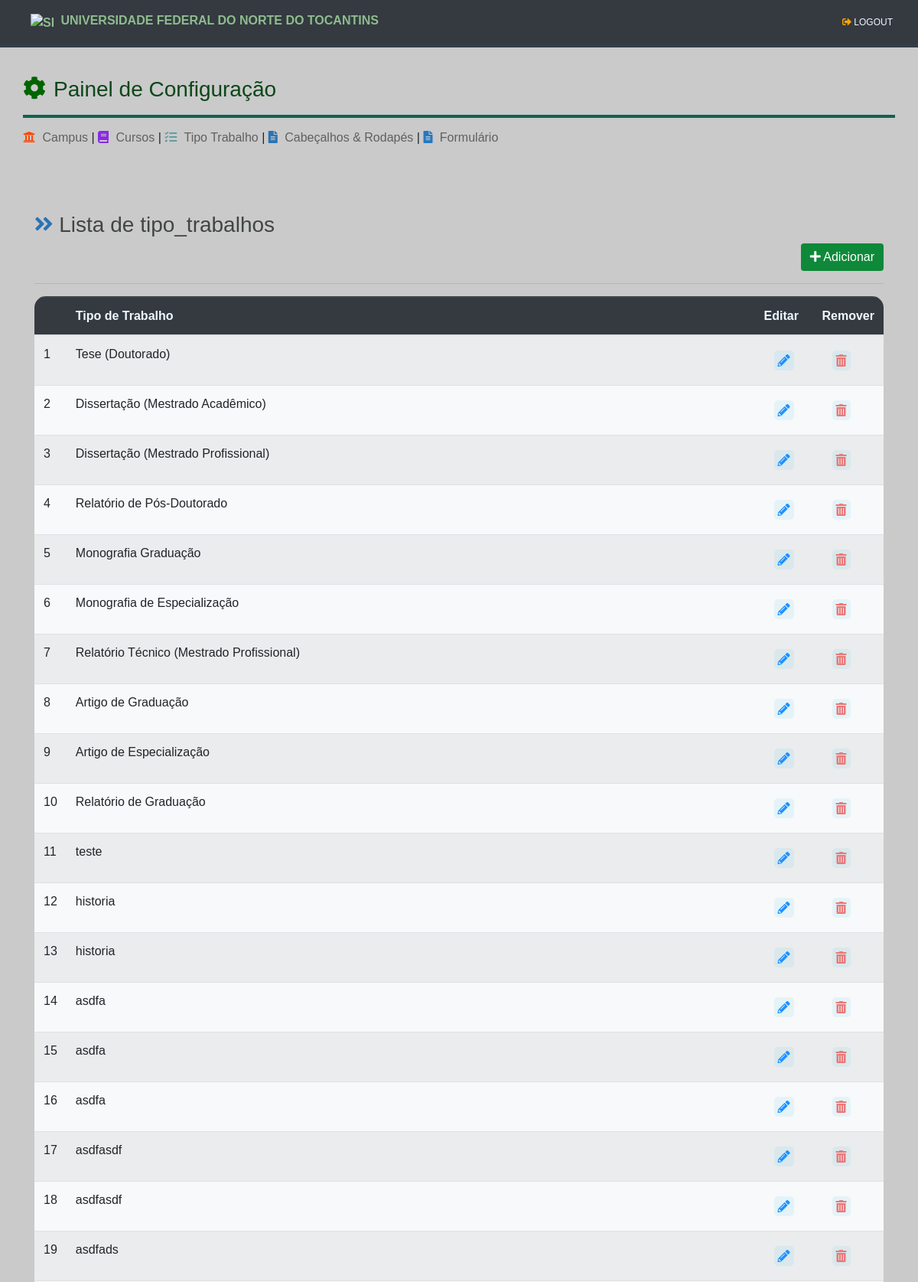
/tipo_trabalho/ (signed in, upper part), run on the app's committed database.
### tables this page shows
CREATE TABLE tipo_trabalho (
                id INTEGER PRIMARY KEY AUTOINCREMENT,
                nome TEXT NOT NULL,           
                ativo INTEGER DEFAULT 1            
            );

### routes/tipo_trabalho_routes.py (the view)
@tt_routes.route('/', methods=['GET', 'POST'])
@login_required
def tipo_trabalho_listar():
    tipos_trabalhos = TipoTrabalhoModel.get_all()
    return render_template('tipo_trabalho_view.html', tipos_trabalhos = tipos_trabalhos )

### app.py (called while the page is built)
@login_manager.user_loader
def load_user(user_id):
    return UserModel.get_user_by_id(user_id)

### data/conexao.py (called while the page is built)
def get_conexao():
    conexao = sqlite3.connect('data/gfc.db')
    return conexao

### models/base_model.py (called while the page is built)
    @classmethod
    def get_all(cls):
        if not cls.tabela:
            raise ValueError("Nome da tabela não especificado na classe derivada.")
        con = get_conexao()
        cursor = con.cursor()
        query = f'SELECT * FROM {cls.tabela}'
        cursor.execute(query)
        colunas = [coluna[0] for coluna in cursor.description]
        objetos = [cls(**dict(zip(colunas, row))) for row in cursor.fetchall()]
        con.close()
        return objetos

### models/user_model.py (called while the page is built)
    @staticmethod
    def get_user_by_id(user_id: int):
        con = get_conexao()
        cursor = con.cursor()
        query = 'SELECT * FROM user WHERE id=?'
        cursor.execute(query, (user_id,))
        row = cursor.fetchone()
        if row:
            user = UserModel(
                id=row[0],
                username=row[1],
                password=row[2],
                ativo=row[3],
            )
            con.close()
            return user
        else:
            con.close()
            return None

    @property
    def is_authenticated(self):
        return True if self.id is not None else False

### templates/tipo_trabalho_view.html (shortened to what this page needs)
{% extends "base.html" %}
  {% block head %}
      <link rel="stylesheet" href="/static/assets/css/views/view.css" type="text/css">
  {% endblock %}
  {% block content %}
    {% include "componentes/_menu_conf.html" %}
  <div class="container">
    <div class="container">
      <div class="row">
        <h3><i class="fas fa-angle-double-right" style="color: rgb(42, 116, 180);"></i> Lista de tipo_trabalhos</h3>
      </div>
      <div class="row" style="display: flex; justify-content: flex-end;">
        <button type="button" class="btn btn-primary" data-toggle="modal" data-target="#modal" onclick="openModal()">
            <i class="fas fa-plus"></i> Adicionar
        </button>
      </div>
      </div>
      <hr>
      <div style="border-radius:15px; overflow: auto; padding: 0px; background-color:rgb(67, 67, 67); ">
        <table class="table table-striped bg-light" style="margin-top: 0px; padding:0px; border-top:2px solid rgb(67, 67, 67); ">
          <thead class="bg-dark" style="color: aliceblue;">
              <tr>
                  <th></th>
                  <th>Tipo de Trabalho</th>
                  <th style="width:50px;">Editar</th>
                  <th style="width:50px;">Remover</th>
              </tr>
          </thead>
          <tbody>
              {% for obj in tipos_trabalhos %}
                  <tr id="tr{{ obj.id }}">
                    <td style="width: 40px;">{{ loop.index }}</td>
                      <td>{{ obj.nome }}</td>
                      <td>
                          <a href="#">
                            <button type="button" class="btn" onclick='abrirModalEditar("{{ obj.id }}")'>
                                <i class="fas fa-pencil-alt icon" title="editar"></i>
                            </button>
                        </a>
                      </td>
                      <td>
                        <a href="#">
                          <button type="button" class="btn" onclick='abrirModalRemover("{{ obj.id }}", "{{ obj.nome }}");'>
                            <i class="fas fa-trash-alt icon-red" title="remover"></i>
                          </button>
                      </a>
                    </td>
                  </tr>
              {% endfor %}
          </tbody>
      </table>
      </div>
  </div>
  {% endblock %}

### static/assets/css/main.css (style rules this page uses)
body { background-color: #cacaca; font-family:'Trebuchet MS', 'Lucida Sans Unicode', 'Lucida Grande', 'Lucida Sans', Arial, sans-serif, Tahoma, Geneva, Verdana, sans-serif; font-weight: 500; }
.container a { text-decoration: none; color: darkslategrey; }
.container { margin-top: 80px; margin-bottom: 0; }
button.btn-primary { background-color: #0e8939; border: 1px solid #034f03; text-align: center; border: #656765; }

### static/assets/css/views/view.css (style rules this page uses)
.container h3 { color:rgb(66, 69, 69); }
.icon { background-color: rgba(55, 192, 238, 0.1); border-radius: 5px; padding: 5px; color: dodgerblue; transition: 0.4s; }
.icon-red { background-color: rgba(55, 192, 238, 0.1); border-radius: 5px; padding: 5px; color: rgb(234, 121, 121); transition: 0.4s; }
table { overflow-x: auto; }

### data on the page
tipo_trabalho: nome "Tese (Doutorado)"
tipo_trabalho: nome "Dissertação (Mestrado Acadêmico)"
tipo_trabalho: nome "Dissertação (Mestrado Profissional)"
tipo_trabalho: nome "Relatório de Pós-Doutorado"
tipo_trabalho: nome "Monografia Graduação"
tipo_trabalho: nome "Monografia de Especialização"
tipo_trabalho: nome "Relatório Técnico (Mestrado Profissional)"
tipo_trabalho: nome "Artigo de Graduação"
tipo_trabalho: nome "Artigo de Especialização"
tipo_trabalho: nome "Relatório de Graduação"
tipo_trabalho: nome "teste"
tipo_trabalho: nome "historia"
tipo_trabalho: nome "historia"
tipo_trabalho: nome "asdfa"
tipo_trabalho: nome "asdfa"
tipo_trabalho: nome "asdfa"
tipo_trabalho: nome "asdfasdf"
tipo_trabalho: nome "asdfasdf"
tipo_trabalho: nome "asdfads"
